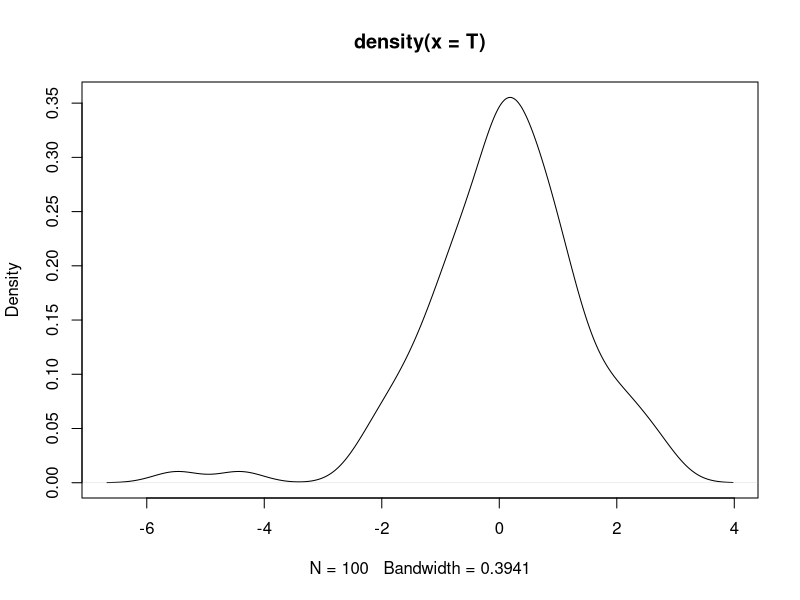

Here is the R script that generated this plot:
mu    <- 10
n     <- 5
sigma <- 3

dist_matrix <- matrix(nrow = 0, ncol = 5)

for(i in 1:100){
  dist_matrix <- rbind(dist_matrix, rnorm(n, mu, sigma))
}

# mean_vector <- rowMeans(dist_matrix)
mean_vector <- apply(dist_matrix, 1, mean)

var_vector <- sqrt(apply(dist_matrix, 1, var))

T <- (mean_vector - mu) * sqrt(n) / var_vector

show(quantile(T, c(.25, .5, .9)))

plot(density(T))